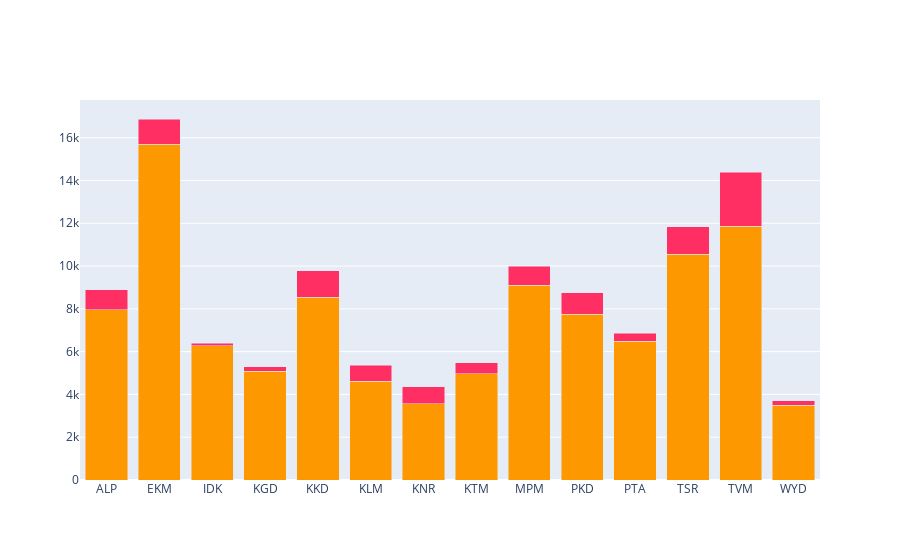

Write notebook code for a chart like this one.
### Code cell
fig_c = px.bar(df, x = 'District', y = 'Active', color_discrete_sequence=[act])
fig_d = px.bar(df, x = 'District', y = 'Death', color_discrete_sequence=[dth])

fig = make_subplots(rows = 1, cols = 1, shared_xaxes=True, horizontal_spacing=0.1)

fig.add_trace(fig_c['data'][0], row = 1, col = 1)
fig.add_trace(fig_d['data'][0], row = 1, col = 1)

# Change the bar mode
fig.update_layout(barmode='stack')
fig.show()

### Figure 1 — Plotly figure (JSON) as saved in the notebook; plotly's stock layout.template omitted (floating-point values rounded to 4 significant figures)
{"data": [{"alignmentgroup": "True", "hovertemplate": "District=%{x}<br>Active=%{y}<extra></extra>", "legendgroup": "", "marker": {"color": "#fe9801"}, "name": "", "offsetgroup": "", "orientation": "v", "showlegend": false, "textposition": "auto", "type": "bar", "x": ["ALP", "EKM", "IDK", "KGD", "KKD", "KLM", "KNR", "KTM", "MPM", "PKD", "PTA", "TSR", "TVM", "WYD"], "xaxis": "x", "y": [7950, 15699, 6264, 5086, 8550, 4616, 3573, 4958, 9101, 7744, 6489, 10559, 11850, 3497], "yaxis": "y"}, {"alignmentgroup": "True", "hovertemplate": "District=%{x}<br>Death=%{y}<extra></extra>", "legendgroup": "", "marker": {"color": "#ff2e63"}, "name": "", "offsetgroup": "", "orientation": "v", "showlegend": false, "textposition": "auto", "type": "bar", "x": ["ALP", "EKM", "IDK", "KGD", "KKD", "KLM", "KNR", "KTM", "MPM", "PKD", "PTA", "TSR", "TVM", "WYD"], "xaxis": "x", "y": [948, 1175, 127, 199, 1224, 745, 790, 534, 901, 1017, 377, 1285, 2534, 204], "yaxis": "y"}], "layout": {"barmode": "stack", "xaxis": {"anchor": "y", "domain": [0, 1]}, "yaxis": {"anchor": "x", "domain": [0, 1]}}}
